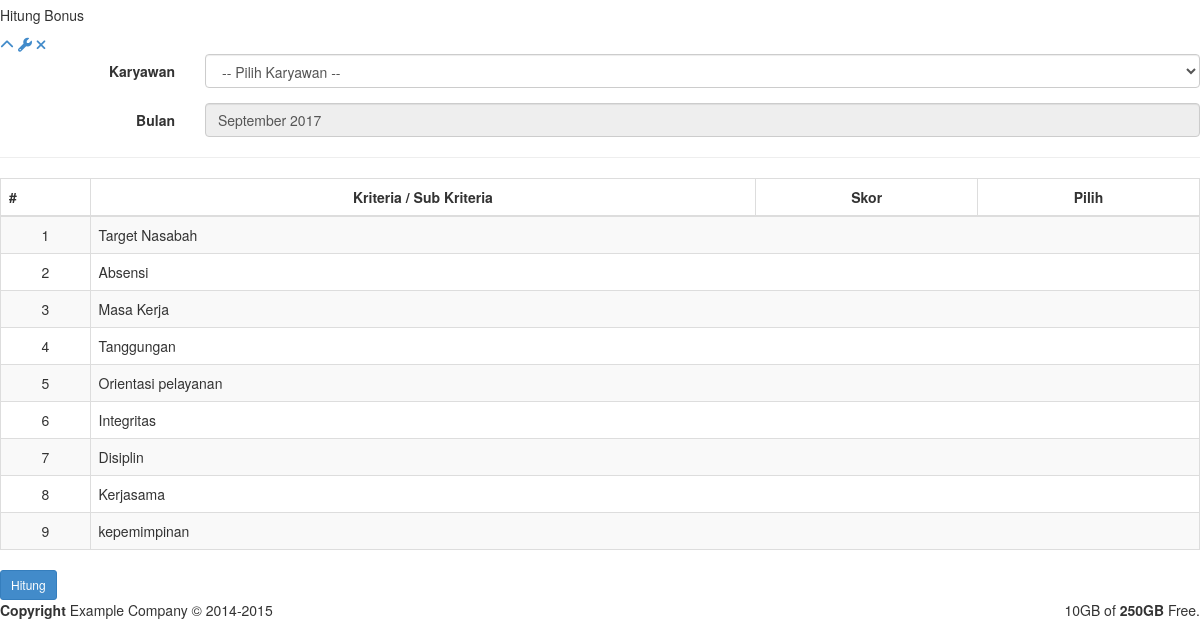
The page /index.php/bonus (lower part) on the database as committed earlier.
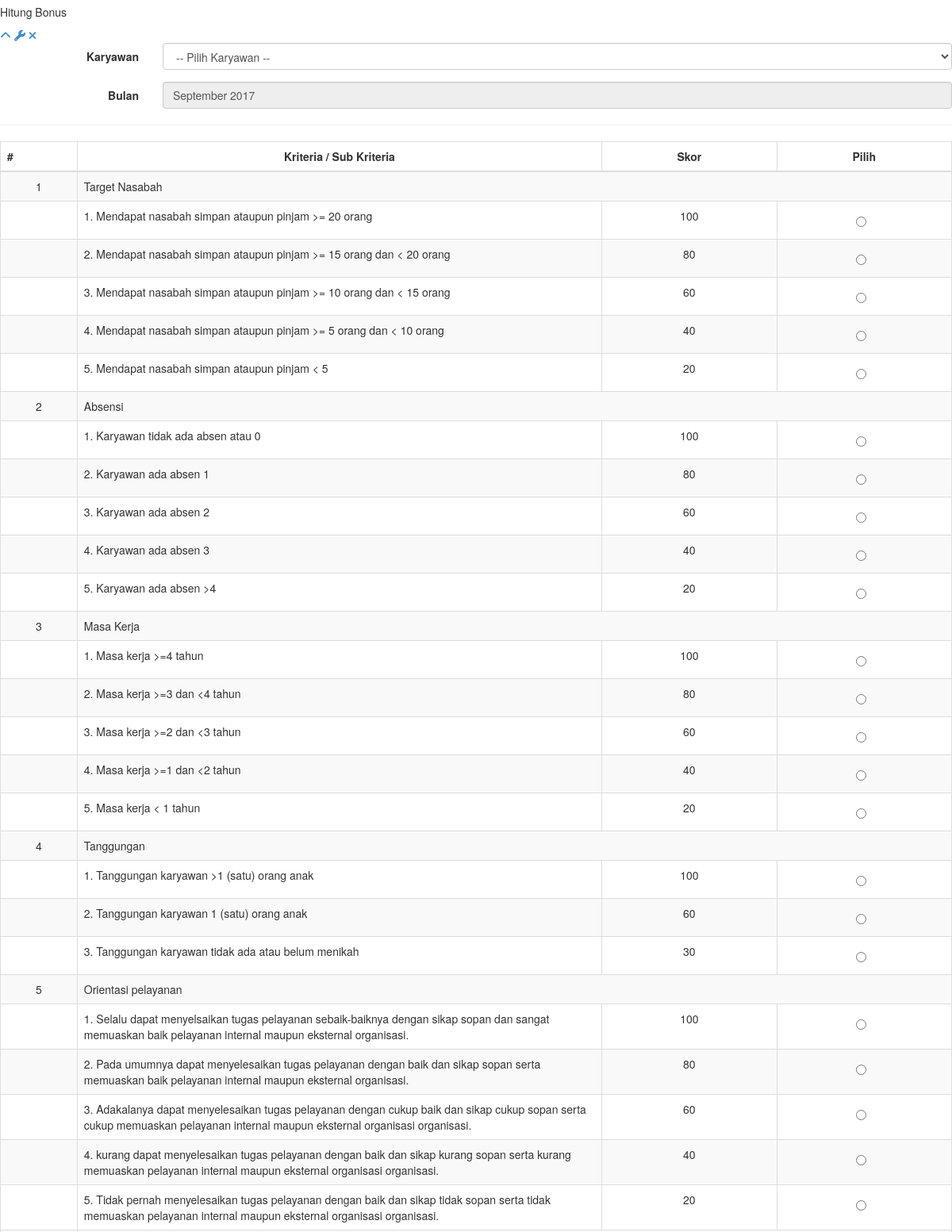
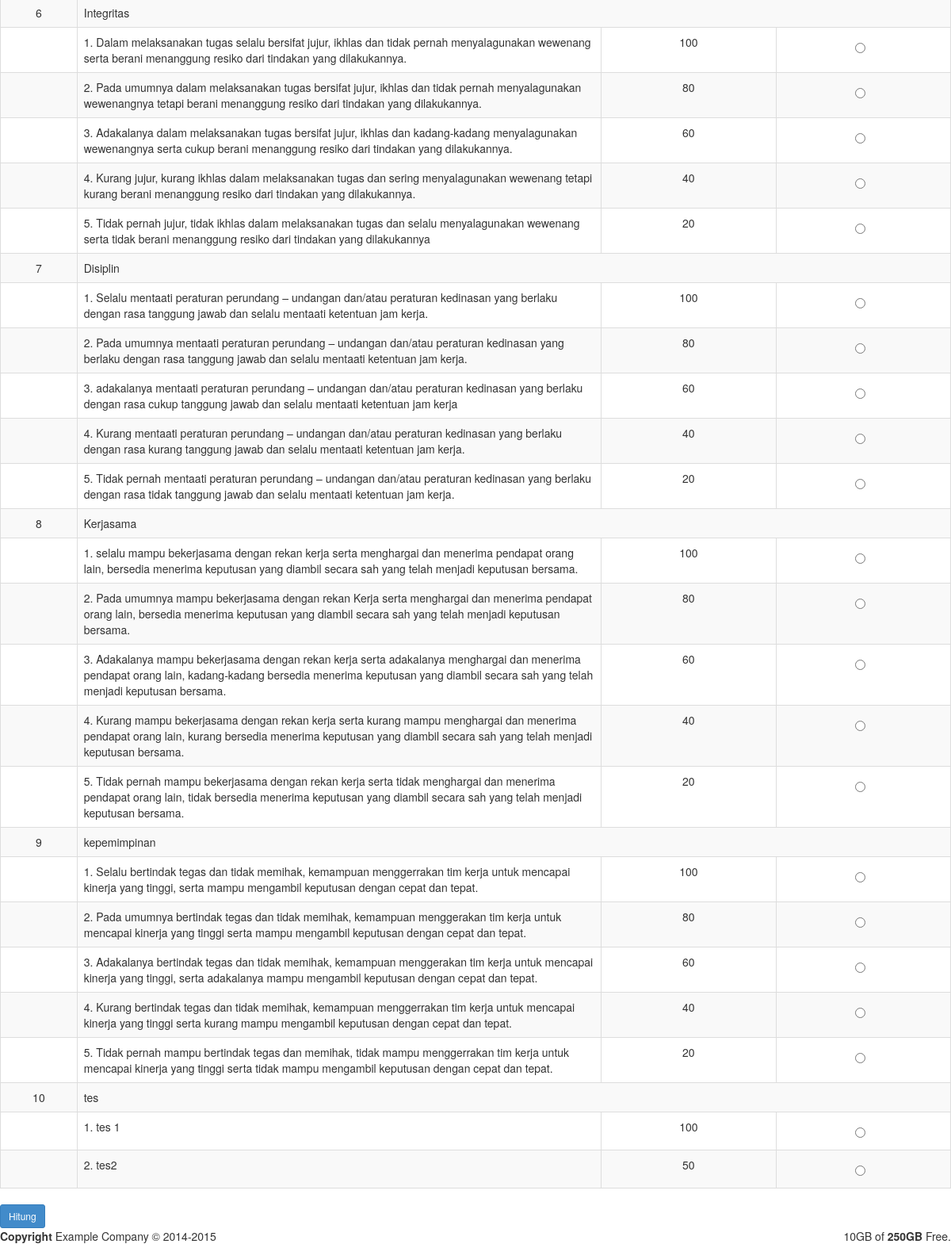
The same page on the database as committed later (2 pictures, top to bottom).
### tables this page shows
CREATE TABLE `m_kriteria` (
  `id_kriteria` int(11) NOT NULL,
  `nama_kriteria` varchar(255) DEFAULT NULL
);

CREATE TABLE `m_nilai_kriteria` (
  `id_nilai_kriteria` int(11) NOT NULL,
  `nama_nilai_kriteria` varchar(255) DEFAULT NULL,
  `nilai_kriteria` varchar(255) DEFAULT NULL,
  `id_kriteria` int(11) NOT NULL
);

### application/controllers/Bonus.php (called while the page is built, shortened)
<?php
class Bonus extends CI_Controller
{
	function index() {
		$this->load->model( 'm_bonus' , 'bonus' );
		$this->data['karyawan'] = $this->db->get( 'm_karyawan' );
		$get_kriteria = $this->db->get('m_kriteria');
		$kriteria = array();
		foreach ( $get_kriteria->result() as $key => $k ) {
			$kriteria[$k->id_kriteria]['id_kriteria'] = $k->id_kriteria;
			$kriteria[$k->id_kriteria]['kriteria'] = $k->nama_kriteria;
		}
		$get_kriteria = $this->db->get('m_kriteria');
		$this->data['sub'] = ['title' => __CLASS__ , 'sub_title' => 'Hitung Bonus'];
		$this->data['kriteria'] = $get_kriteria;
		$this->data['content'] = 'bonus/index';
		$this->load->view( 'layout/main' , $this->data );
	}
}

### index.php (called while the page is built, shortened)
<?php
require_once BASEPATH.'core/CodeIgniter.php';

### application/helpers/bonus_gaji_helper.php (called while the page is built, shortened)
<?php
if (!function_exists('date_translate')) {
    function date_translate($date, $from='en', $to='id') {
        return (is_array($from) && is_array($to)) ?
            str_replace($from, $to, $date) :
            str_replace($$from, $$to, $date);
    }
}

### application/views/bonus/index.php (the view, shortened to what this page needs)
<div class="col-lg-12">
    <div class="ibox float-e-margins">
        <div class="ibox-title">
            <h5>Hitung Bonus</h5>
            <div class="ibox-tools">
                <a class="collapse-link">
                    <i class="fa fa-chevron-up"></i>
                </a>
                <a class="dropdown-toggle" data-toggle="dropdown" href="#">
                    <i class="fa fa-wrench"></i>
                </a>
                <a class="close-link">
                    <i class="fa fa-times"></i>
                </a>
            </div>
        </div>
        <div class="ibox-content">
            <form class="form-horizontal" method="POST" action="" id="form_bonus">
              <div class="form-group">
                <label for="inputEmail3" class="col-sm-2 control-label pull-left">Karyawan</label>
                <div class="col-sm-10">
                  <select name="karyawan" id="" class="form-control" required="">
                    <option value="">-- Pilih Karyawan -- </option>
                  </select>
                </div>
              </div>
              <div class="form-group">
                <label for="inputPassword3" class="col-sm-2 control-label">Bulan</label>
                <div class="col-sm-10">
                  <input type="text" class="form-control" id="inputPassword3" readonly="" value="<?php echo date_translate(date('F Y' , strtotime(date('d-m-Y')))) ?>">
                </div>
              </div>
            <hr>
            <table class="table table-bordered table-striped" width="100%">
                <thead>
                    <tr>
                        <th width="2%">#</th>
                        <th class="text-center" width="15%">
                            Kriteria / Sub Kriteria
                        </th>
                        <th class="text-center" width="5%">
                            Skor
                        </th>
                        <th class="text-center" width="5%">
                            Pilih
                        </th>
                    </tr>
                </thead>
                <tbody>
                <?php $n = 1; foreach( $kriteria->result() as $k ): ?>
                    <tr>
                        <td class="text-center"><?php echo $n++ ?></td>
                        <td colspan="3"><?php echo $k->nama_kriteria ?></td>
                    </tr>
                    <?php
                    $sub = $this->db->query("SELECT a.* , b.*
                                                   FROM m_nilai_kriteria a
                                                   INNER JOIN m_kriteria b ON a.id_kriteria = b.id_kriteria
                                                   WHERE a.id_kriteria=$k->id_kriteria "); ?>
                    <?php $m = 1; foreach( $sub->result() as $s ): ?>
                        <tr>
                            <td></td>
                            <td><?php echo $m++ .'. '. $s->nama_nilai_kriteria; ?></td>
                            <td class="text-center"><?php echo $s->nilai_kriteria; ?></td>
                            <td>
                                <div class="radio text-center">
                                  <label>
                                    <input type="radio" required="" name="nilai_<?php echo $k->id_kriteria ?>" value="<?php echo $s->nilai_kriteria ?>">
                                  </label>
                                </div>
                            </td>
                        </tr>
                    <?php endforeach; ?>
                <?php endforeach; ?>
                </tbody>
            </table>
            <button type="submit" class="btn btn-sm btn-primary" id="hitung" name="hitung" value="Hitung">Hitung</button>
            </form>
        </div>
    </div>
</div>

### application/views/layout/header.php (shortened to what this page needs)
<!DOCTYPE html>
<html>
<head>
    <link href="<?php echo base_url() ?>assets/bootstrap/css/bootstrap.min.css" rel="stylesheet">
    <link href="<?php echo base_url() ?>assets/fontawesome/css/font-awesome.css" rel="stylesheet">
    <link href="<?php echo base_url() ?>assets/plugin/css/custom.css" rel="stylesheet">
    <link href="<?php echo base_url() ?>assets/custome/css/animate.css" rel="stylesheet">
    <link href="<?php echo base_url() ?>assets/custome/css/style.css" rel="stylesheet">
</head>

### application/views/layout/main.php (shortened to what this page needs)
<?php $this->load->view( 'layout/header' ); ?>
<body>
    <div id="wrapper">
    <?php $this->load->view( 'layout/sidebar' );  ?>
        <div id="page-wrapper" class="gray-bg">
        <div class="wrapper wrapper-content">
            <div class="row">
                <?php (!empty($content) && isset($content)) ? $this->load->view($content) : ''; ?>
            </div>
        </div>
        <?php $this->load->view( 'layout/footer' ); ?>

### application/views/layout/footer.php (shortened to what this page needs)
        <div class="footer">
            <div class="pull-right">
                10GB of <strong>250GB</strong> Free.
            </div>
            <div>
                <strong>Copyright</strong> Example Company &copy; 2014-2015
            </div>
        </div>
    </div>
</div>
</body>
</html>

Rows that differ between the two databases and show on the page:
changed m_kriteria "Target Nasabah": gains m_nilai_kriteria (nama_nilai_kriteria "Mendapat nasabah simpan ataupun pinjam >= 20 orang", nilai_kriteria "100"); gains m_nilai_kriteria (nama_nilai_kriteria "Mendapat nasabah simpan ataupun pinjam >= 15 orang dan < 20 orang", nilai_kriteria "80"); gains m_nilai_kriteria (nama_nilai_kriteria "Mendapat nasabah simpan ataupun pinjam >= 10 orang dan < 15 orang", nilai_kriteria "60"); gains m_nilai_kriteria (nama_nilai_kriteria "Mendapat nasabah simpan ataupun pinjam >= 5 orang dan < 10 orang", nilai_kriteria "40"); gains m_nilai_kriteria (nama_nilai_kriteria "Mendapat nasabah simpan ataupun pinjam < 5", nilai_kriteria "20")
changed m_kriteria "Absensi": gains m_nilai_kriteria (nama_nilai_kriteria "Karyawan tidak ada absen atau 0", nilai_kriteria "100"); gains m_nilai_kriteria (nama_nilai_kriteria "Karyawan ada absen 1", nilai_kriteria "80"); gains m_nilai_kriteria (nama_nilai_kriteria "Karyawan ada absen 2", nilai_kriteria "60"); gains m_nilai_kriteria (nama_nilai_kriteria "Karyawan ada absen 3", nilai_kriteria "40"); gains m_nilai_kriteria (nama_nilai_kriteria "Karyawan ada absen >4", nilai_kriteria "20")
changed m_kriteria "Masa Kerja": gains m_nilai_kriteria (nama_nilai_kriteria "Masa kerja >=4 tahun", nilai_kriteria "100"); gains m_nilai_kriteria (nama_nilai_kriteria "Masa kerja >=3 dan <4 tahun", nilai_kriteria "80"); gains m_nilai_kriteria (nama_nilai_kriteria "Masa kerja >=2 dan <3 tahun", nilai_kriteria "60"); gains m_nilai_kriteria (nama_nilai_kriteria "Masa kerja >=1 dan <2 tahun", nilai_kriteria "40"); gains m_nilai_kriteria (nama_nilai_kriteria "Masa kerja < 1 tahun", nilai_kriteria "20")
changed m_kriteria "Tanggungan": gains m_nilai_kriteria (nama_nilai_kriteria "Tanggungan karyawan >1 (satu) orang anak", nilai_kriteria "100"); gains m_nilai_kriteria (nama_nilai_kriteria "Tanggungan karyawan 1 (satu) orang anak", nilai_kriteria "60"); gains m_nilai_kriteria (nama_nilai_kriteria "Tanggungan karyawan tidak ada atau belum menikah", nilai_kriteria "30")
changed m_kriteria "Orientasi pelayanan": gains m_nilai_kriteria (nama_nilai_kriteria "Selalu dapat menyelsaikan tugas pelayanan sebaik-baiknya dengan sikap sopan dan sangat memuaskan baik pelayanan internal maupun eksternal organisasi.", nilai_kriteria "100"); gains m_nilai_kriteria (nama_nilai_kriteria "Pada umumnya dapat menyelesaikan tugas pelayanan dengan baik dan sikap sopan serta memuaskan baik pelayanan internal maupun eksternal organisasi.", nilai_kriteria "80"); gains m_nilai_kriteria (nama_nilai_kriteria "Adakalanya dapat menyelesaikan tugas pelayanan dengan cukup baik dan sikap cukup sopan serta cukup memuaskan pelayanan internal maupun eksternal organisasi organisasi.", nilai_kriteria "60"); gains m_nilai_kriteria (nama_nilai_kriteria "kurang dapat menyelesaikan tugas pelayanan dengan baik dan sikap kurang sopan serta kurang memuaskan pelayanan internal maupun eksternal organisasi organisasi.", nilai_kriteria "40"); gains m_nilai_kriteria (nama_nilai_kriteria "Tidak pernah menyelesaikan tugas pelayanan dengan baik dan sikap tidak sopan serta tidak memuaskan pelayanan internal maupun eksternal organisasi organisasi.", nilai_kriteria "20")
changed m_kriteria "Integritas": gains m_nilai_kriteria (nama_nilai_kriteria "Dalam melaksanakan tugas selalu bersifat jujur, ikhlas dan tidak pernah menyalagunakan wewenang serta berani menanggung resiko dari tindakan yang dilakukannya.", nilai_kriteria "100"); gains m_nilai_kriteria (nama_nilai_kriteria "Pada umumnya dalam melaksanakan tugas bersifat jujur, ikhlas dan tidak pernah menyalagunakan wewenangnya tetapi berani menanggung resiko dari tindakan yang dilakukannya.", nilai_kriteria "80"); gains m_nilai_kriteria (nama_nilai_kriteria "Adakalanya dalam melaksanakan tugas bersifat jujur, ikhlas dan kadang-kadang menyalagunakan wewenangnya serta cukup berani menanggung resiko dari tindakan yang dilakukannya.", nilai_kriteria "60"); gains m_nilai_kriteria (nama_nilai_kriteria "Kurang jujur, kurang ikhlas dalam melaksanakan tugas dan sering menyalagunakan wewenang tetapi kurang berani menanggung resiko dari tindakan yang dilakukannya.", nilai_kriteria "40"); gains m_nilai_kriteria (nama_nilai_kriteria "Tidak pernah jujur, tidak ikhlas dalam melaksanakan tugas dan selalu menyalagunakan wewenang serta tidak berani menanggung resiko dari tindakan yang dilakukannya", nilai_kriteria "20")
changed m_kriteria "Disiplin": gains m_nilai_kriteria (nama_nilai_kriteria "Selalu mentaati peraturan perundang – undangan dan/atau peraturan kedinasan yang berlaku dengan rasa tanggung jawab dan selalu mentaati ketentuan jam kerja.", nilai_kriteria "100"); gains m_nilai_kriteria (nama_nilai_kriteria "Pada umumnya mentaati peraturan perundang – undangan dan/atau peraturan kedinasan yang berlaku dengan rasa tanggung jawab dan selalu mentaati ketentuan jam kerja.", nilai_kriteria "80"); gains m_nilai_kriteria (nama_nilai_kriteria "adakalanya mentaati peraturan perundang – undangan dan/atau peraturan kedinasan yang berlaku dengan rasa cukup tanggung jawab dan selalu mentaati ketentuan jam kerja", nilai_kriteria "60"); gains m_nilai_kriteria (nama_nilai_kriteria "Kurang mentaati peraturan perundang – undangan dan/atau peraturan kedinasan yang berlaku dengan rasa kurang tanggung jawab dan selalu mentaati ketentuan jam kerja.", nilai_kriteria "40"); gains m_nilai_kriteria (nama_nilai_kriteria "Tidak pernah mentaati peraturan perundang – undangan dan/atau peraturan kedinasan yang berlaku dengan rasa tidak tanggung jawab dan selalu mentaati ketentuan jam kerja.", nilai_kriteria "20")
changed m_kriteria "Kerjasama": gains m_nilai_kriteria (nama_nilai_kriteria "selalu mampu bekerjasama dengan rekan kerja serta menghargai dan menerima pendapat orang lain, bersedia menerima keputusan yang diambil secara sah yang telah menjadi keputusan bersama.", nilai_kriteria "100"); gains m_nilai_kriteria (nama_nilai_kriteria "Pada umumnya mampu bekerjasama dengan rekan Kerja serta menghargai dan menerima pendapat orang lain, bersedia menerima keputusan yang diambil secara sah yang telah menjadi keputusan bersama.", nilai_kriteria "80"); gains m_nilai_kriteria (nama_nilai_kriteria "Adakalanya mampu bekerjasama dengan rekan kerja serta adakalanya menghargai dan menerima pendapat orang lain, kadang-kadang bersedia menerima keputusan yang diambil secara sah yang telah menjadi keputusan bersama.", nilai_kriteria "60"); gains m_nilai_kriteria (nama_nilai_kriteria "Kurang mampu bekerjasama dengan rekan kerja serta kurang mampu menghargai dan menerima pendapat orang lain, kurang bersedia menerima keputusan yang diambil secara sah yang telah menjadi keputusan bersama.", nilai_kriteria "40"); gains m_nilai_kriteria (nama_nilai_kriteria "Tidak pernah mampu bekerjasama dengan rekan kerja serta tidak menghargai dan menerima pendapat orang lain, tidak bersedia menerima keputusan yang diambil secara sah yang telah menjadi keputusan bersama.", nilai_kriteria "20")
changed m_kriteria "kepemimpinan": gains m_nilai_kriteria (nama_nilai_kriteria "Selalu bertindak tegas dan tidak memihak, kemampuan menggerrakan tim kerja untuk mencapai kinerja yang tinggi, serta mampu mengambil keputusan dengan cepat dan tepat.", nilai_kriteria "100"); gains m_nilai_kriteria (nama_nilai_kriteria "Pada umumnya bertindak tegas dan tidak memihak, kemampuan menggerakan tim kerja untuk mencapai kinerja yang tinggi serta mampu mengambil keputusan dengan cepat dan tepat.", nilai_kriteria "80"); gains m_nilai_kriteria (nama_nilai_kriteria "Adakalanya bertindak tegas dan tidak memihak, kemampuan menggerakan tim kerja untuk mencapai kinerja yang tinggi, serta adakalanya mampu mengambil keputusan dengan cepat dan tepat.", nilai_kriteria "60"); gains m_nilai_kriteria (nama_nilai_kriteria "Kurang bertindak tegas dan tidak memihak, kemampuan menggerrakan tim kerja untuk mencapai kinerja yang tinggi serta kurang mampu mengambil keputusan dengan cepat dan tepat.", nilai_kriteria "40"); gains m_nilai_kriteria (nama_nilai_kriteria "Tidak pernah mampu bertindak tegas dan memihak, tidak mampu menggerrakan tim kerja untuk mencapai kinerja yang tinggi serta tidak mampu mengambil keputusan dengan cepat dan tepat.", nilai_kriteria "20")
added m_kriteria: nama_kriteria "tes"
added m_nilai_kriteria: nama_nilai_kriteria "tes 1", nilai_kriteria "100", shown under "tes"
added m_nilai_kriteria: nama_nilai_kriteria "tes2", nilai_kriteria "50", shown under "tes"
